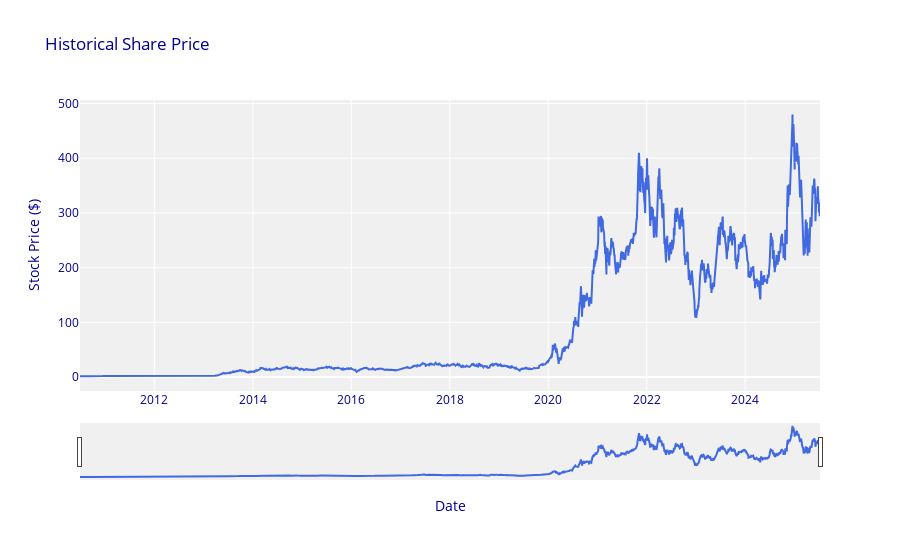
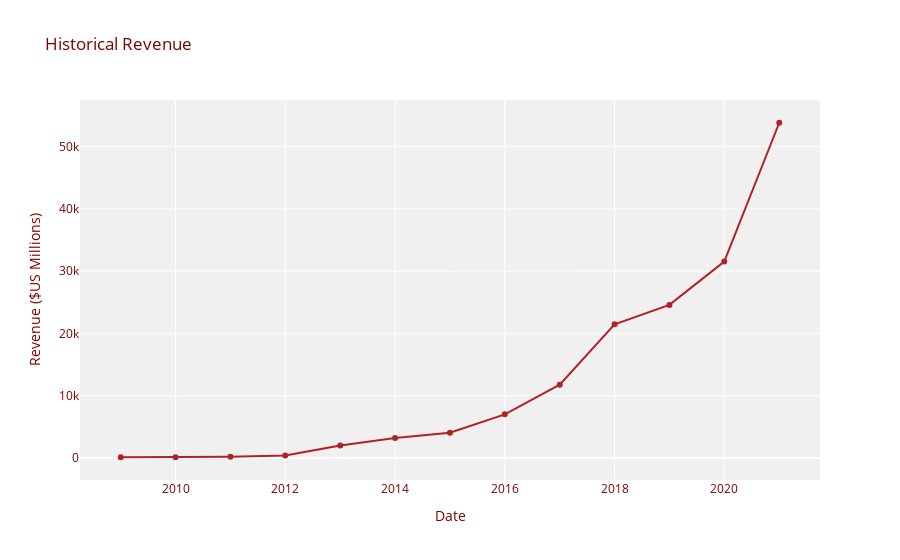

These figures' notebook cell, in order:
### Code cell
# Step 1: Install Plotly (only run if not already installed)
# !pip install plotly

# Step 2: Import required libraries
import yfinance as yf
import pandas as pd
import requests
from bs4 import BeautifulSoup
import plotly.graph_objects as go

# Step 3: Download Tesla stock data
tsla = yf.Ticker("TSLA")
tsla_data = tsla.history(period="max")
tsla_data.reset_index(inplace=True)

# Remove timezone from stock 'Date' column
tsla_data["Date"] = tsla_data["Date"].dt.tz_localize(None)

# Step 4: Scrape Tesla revenue data from hosted HTML
url = "https://cf-courses-data.s3.us.cloud-object-storage.appdomain.cloud/IBMDeveloperSkillsNetwork-PY0220EN-SkillsNetwork/labs/project/revenue.htm"
response = requests.get(url)
soup = BeautifulSoup(response.text, "html.parser")

# Extract the first table (Tesla)
table = soup.find_all("tbody")[0]
rows = table.find_all("tr")

# Build DataFrame from table
revenue_data = []
for row in rows:
    cols = row.find_all("td")
    if len(cols) == 2:
        date = cols[0].text.strip()
        revenue = cols[1].text.strip().replace("$", "").replace(",", "")
        if date and revenue:
            revenue_data.append({"Date": date, "Revenue": revenue})

tesla_revenue = pd.DataFrame(revenue_data)
tesla_revenue["Revenue"] = tesla_revenue["Revenue"].str.replace(',|\$', '', regex=True)
tesla_revenue = tesla_revenue[tesla_revenue["Revenue"] != ""]
tesla_revenue.dropna(inplace=True)
tesla_revenue["Revenue"] = tesla_revenue["Revenue"].astype(float)
tesla_revenue["Date"] = pd.to_datetime(tesla_revenue["Date"])

# Step 5: Filter stock data to match revenue timeline
stock_data = tsla_data[tsla_data["Date"] >= tesla_revenue["Date"].min()]

# Step 6: Plot Stock Price (Interactive)
fig_stock = go.Figure()
fig_stock.add_trace(go.Scatter(
    x=stock_data['Date'], y=stock_data['Close'],
    mode='lines', name='Closing Price',
    line=dict(color='royalblue')
))
fig_stock.update_layout(
    title='Historical Share Price',
    xaxis_title='Date',
    yaxis_title='Stock Price ($)',
    xaxis_rangeslider_visible=True,
    plot_bgcolor='rgba(240,240,240,0.95)',
    font=dict(color='darkblue'),
)
fig_stock.show()

# Step 7: Plot Revenue (Interactive)
fig_revenue = go.Figure()
fig_revenue.add_trace(go.Scatter(
    x=tesla_revenue['Date'], y=tesla_revenue['Revenue'],
    mode='lines+markers', name='Revenue',
    line=dict(color='firebrick')
))
fig_revenue.update_layout(
    title='Historical Revenue',
    xaxis_title='Date',
    yaxis_title='Revenue ($US Millions)',
    plot_bgcolor='rgba(240,240,240,0.95)',
    font=dict(color='maroon'),
)
fig_revenue.show()

### Figure 1 — Plotly figure (JSON) as saved in the notebook; plotly's stock layout.template omitted (floating-point values rounded to 4 significant figures; data arrays with more than 128 entries replaced by an {"elided": "..."} marker saying what was removed)
{"data": [{"line": {"color": "royalblue"}, "mode": "lines", "name": "Closing Price", "type": "scatter", "x": {"elided": "3780 str values"}, "y": {"elided": "3780 float values"}}], "layout": {"font": {"color": "darkblue"}, "plot_bgcolor": "rgba(240,240,240,0.95)", "title": {"text": "Historical Share Price"}, "xaxis": {"rangeslider": {"visible": true}, "title": {"text": "Date"}}, "yaxis": {"title": {"text": "Stock Price ($)"}}}}

### Figure 2 — Plotly figure (JSON) as saved in the notebook; plotly's stock layout.template omitted (floating-point values rounded to 4 significant figures)
{"data": [{"line": {"color": "firebrick"}, "mode": "lines+markers", "name": "Revenue", "type": "scatter", "x": ["2021-01-01T00:00:00.000000000", "2020-01-01T00:00:00.000000000", "2019-01-01T00:00:00.000000000", "2018-01-01T00:00:00.000000000", "2017-01-01T00:00:00.000000000", "2016-01-01T00:00:00.000000000", "2015-01-01T00:00:00.000000000", "2014-01-01T00:00:00.000000000", "2013-01-01T00:00:00.000000000", "2012-01-01T00:00:00.000000000", "2011-01-01T00:00:00.000000000", "2010-01-01T00:00:00.000000000", "2009-01-01T00:00:00.000000000"], "y": [53820.0, 31540.0, 24580.0, 21460.0, 11760.0, 7000.0, 4046.0, 3198.0, 2013.0, 413.0, 204.0, 117.0, 112.0]}], "layout": {"font": {"color": "maroon"}, "plot_bgcolor": "rgba(240,240,240,0.95)", "title": {"text": "Historical Revenue"}, "xaxis": {"title": {"text": "Date"}}, "yaxis": {"title": {"text": "Revenue ($US Millions)"}}}}
